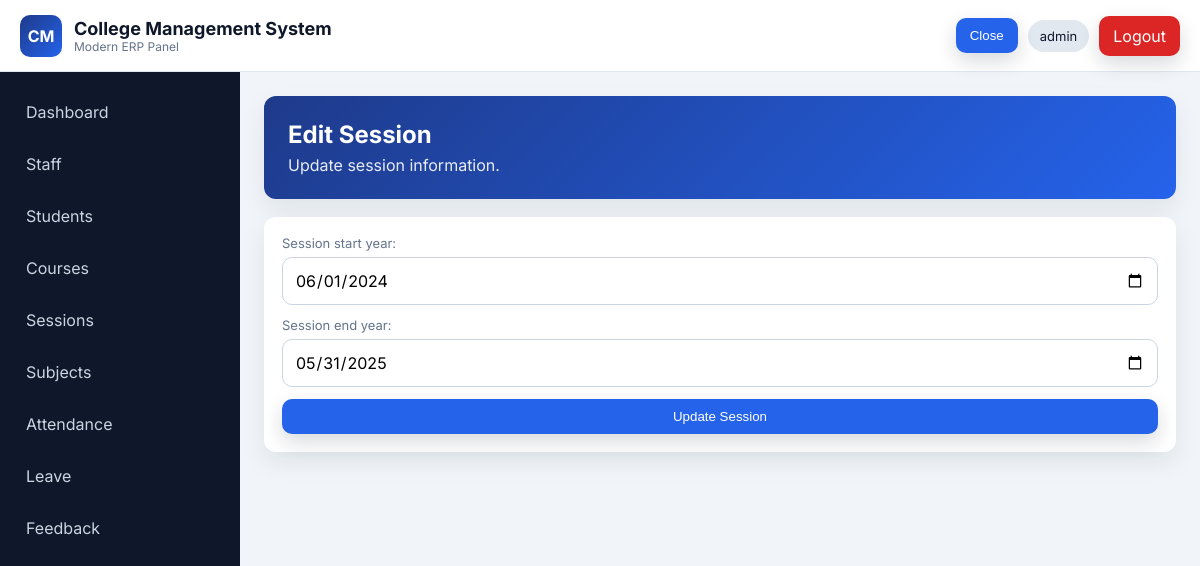
Screenshot of /hod/session/edit/1/ (signed in) with the database file from the repository.
### student_management_app/models.py (models this page shows, shortened)
class CustomUser(AbstractUser):
    USER_TYPE_CHOICES = (
        ("HOD", "HOD"),
        ("STAFF", "STAFF"),
        ("STUDENT", "STUDENT"),
    )
    user_type = models.CharField(max_length=10, choices=USER_TYPE_CHOICES, default="HOD")

class SessionYearModel(models.Model):
    session_start_year = models.DateField()
    session_end_year = models.DateField()

### student_management_app/views.py (the view)
# urls.py: path("hod/session/edit/<int:session_id>/", views.hod_edit_session, name="hod_edit_session"),
@hod_required
def hod_edit_session(request, session_id):
    session = get_object_or_404(SessionYearModel, pk=session_id)
    form = SessionForm(request.POST or None, instance=session)
    if request.method == "POST" and form.is_valid():
        form.save()
        messages.success(request, "Session updated successfully.")
        return redirect("hod_list_sessions")
    return render(request, "hod_templates/edit_session.html", {"form": form, "session": session})

### student_management_app/forms.py
class SessionForm(forms.ModelForm):
    class Meta:
        model = SessionYearModel
        fields = ["session_start_year", "session_end_year"]
        widgets = {
            "session_start_year": forms.DateInput(attrs={"type": "date", "class": "form-control"}),
            "session_end_year": forms.DateInput(attrs={"type": "date", "class": "form-control"}),
        }

### student_management_app/role_helpers.py (called while the page is built)
def dashboard_name_for_user(user):
    role = (getattr(user, "user_type", "") or "").strip().upper()
    dashboard_name = ROLE_DASHBOARD_MAP.get(role)
    if dashboard_name:
        return dashboard_name
    if getattr(user, "is_superuser", False):
        return "hod_dashboard"
    return None

def role_required(expected_dashboard_name):
    def decorator(view_func):
        @wraps(view_func)
        def _wrapped(request, *args, **kwargs):
            if not request.user.is_authenticated:
                return redirect("login_page")
            if dashboard_name_for_user(request.user) != expected_dashboard_name:
                return redirect("login_page")
            return view_func(request, *args, **kwargs)
        return _wrapped
    return decorator

### student_management_app/templates/hod_templates/edit_session.html (shortened to what this page needs)
{% extends 'base.html' %}
{% block content %}
<div class="page-header"><h2>Edit Session</h2><p>Update session information.</p></div>
<div class="card">
    <form method="post" class="form-grid">
        {% for field in form %}
            <div class="form-group">
                {{ field.label_tag }}
                {{ field }}
            </div>
        {% endfor %}
        <button class="btn btn-primary" type="submit">Update Session</button>
    </form>
</div>
{% endblock %}

### templates/base.html (shortened to what this page needs)
{% load static %}
<!DOCTYPE html>
<html lang="en">
<head>
    <link rel="stylesheet" href="{% static 'css/style.css' %}">
</head>
<body>
    {% if request.user.is_authenticated %}
    <header class="topbar">
        <div class="topbar-left">
            <div class="logo">CM</div>
            <div>
                <h1>College Management System</h1>
                <p>Modern ERP Panel</p>
            </div>
        </div>
        <div class="topbar-right">
            <button class="menu-toggle btn btn-primary" id="menuToggle" type="button" aria-controls="sidebar" aria-expanded="false">Menu</button>
            <span class="user-chip">{{ request.user.get_full_name|default:request.user.username }}</span>
            <a class="btn btn-danger" href="{% url 'logout_user' %}">Logout</a>
        </div>
    </header>
    <aside class="sidebar" id="sidebar">
        <nav>
            {% if request.user.user_type == 'HOD' or request.user.is_superuser %}
                <a class="sidebar-link" href="{% url 'hod_dashboard' %}">Dashboard</a>
                <a class="sidebar-link" href="{% url 'list_staff' %}">Staff</a>
                <a class="sidebar-link" href="{% url 'hod_list_students' %}">Students</a>
                <a class="sidebar-link" href="{% url 'hod_list_courses' %}">Courses</a>
                <a class="sidebar-link" href="{% url 'hod_list_sessions' %}">Sessions</a>
                <a class="sidebar-link" href="{% url 'hod_list_subjects' %}">Subjects</a>
                <a class="sidebar-link" href="{% url 'admin_view_attendance' %}">Attendance</a>
                <a class="sidebar-link" href="{% url 'admin_student_leave_view' %}">Leave</a>
                <a class="sidebar-link" href="{% url 'hod_student_feedback_list' %}">Feedback</a>
            {% endif %}
        </nav>
    </aside>
    {% endif %}
    <main class="{% if request.user.is_authenticated %}main-content{% else %}auth-wrapper{% endif %} fade-in">
        {% block content %}{% endblock %}
    </main>
</body>
</html>

### static/css/style.css (style rules this page uses)
:root { --primary: #1E3A8A; --secondary: #2563EB; --accent: #F59E0B; --sidebar: #0F172A; --bg: #F1F5F9; --card: #FFFFFF; --text: #0F172A; --muted: #64748B; --success: #16A34A; --danger: #DC2626; --warning: #F59E0B; --radius: 12px; --shadow: 0 10px 25px rgba(15, 23, 42, 0.08); }
* { box-sizing: border-box; }
body { margin: 0; font-family: 'Inter', sans-serif; color: var(--text); background: var(--bg); }
.topbar { position: fixed; top: 0; left: 0; right: 0; height: 72px; background: var(--card); border-bottom: 1px solid #e2e8f0; display: flex; align-items: center; justify-content: space-between; padding: 0 20px; z-index: 1000; }
.topbar-left { display: flex; gap: 12px; align-items: center; }
.logo { width: 42px; height: 42px; border-radius: 10px; background: linear-gradient(135deg, var(--primary), var(--secondary)); color: #fff; display: grid; place-items: center; font-weight: 700; }
.topbar h1 { margin: 0; font-size: 18px; }
.topbar p { margin: 0; color: var(--muted); font-size: 12px; }
.topbar-right { display: flex; gap: 10px; align-items: center; }
.user-chip { padding: 8px 12px; border-radius: 999px; background: #e2e8f0; font-size: 13px; }
.menu-toggle { display: inline-block; }
.sidebar { position: fixed; top: 72px; left: 0; width: 240px; bottom: 0; background: var(--sidebar); padding: 18px 12px; transition: transform 0.3s ease; overflow-y: auto; }
.sidebar nav { display: flex; flex-direction: column; gap: 8px; }
.sidebar-link { color: #cbd5e1; text-decoration: none; padding: 12px 14px; border-radius: 10px; transition: all 0.3s ease; }
.main-content { margin-top: 72px; margin-left: 240px; padding: 24px; }
.page-header { background: linear-gradient(135deg, var(--primary), var(--secondary)); color: #fff; border-radius: var(--radius); padding: 24px; box-shadow: var(--shadow); margin-bottom: 18px; }
.page-header h2 { margin: 0 0 6px; }
.page-header p { margin: 0; opacity: 0.9; }
.card { background: var(--card); border-radius: var(--radius); box-shadow: var(--shadow); padding: 18px; margin-bottom: 16px; }
.form-grid { display: grid; gap: 12px; }
.form-group { position: relative; }
.form-group label { font-size: 13px; color: var(--muted); display: block; margin-bottom: 6px; }
input, select, textarea { width: 100%; padding: 12px 12px; border: 1px solid #cbd5e1; border-radius: 10px; background: #fff; font: inherit; transition: all 0.3s ease; }
.btn { position: relative; overflow: hidden; display: inline-flex; align-items: center; justify-content: center; gap: 6px; border: 0; text-decoration: none; color: #fff; padding: 10px 14px; border-radius: 10px; cursor: pointer; transition: all 0.3s ease; box-shadow: 0 8px 20px rgba(15, 23, 42, 0.16); }
.btn-primary { background: var(--secondary); }
.btn-danger { background: var(--danger); }
.fade-in { animation: fadeIn 0.4s ease; }

### rows the page displays
CustomUser: user.get_full_name "admin"
SessionYearModel: form "06/01/2024" "05/31/2025"

### other values shown
{{ field.label_tag }} "Session start year:" "Session end year:"
